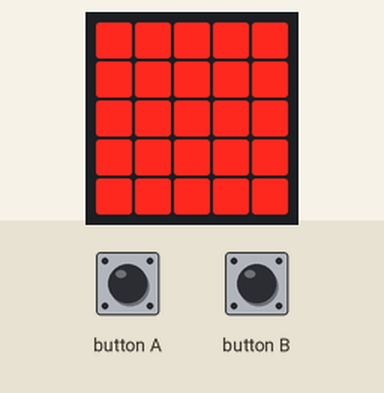
A program run on a simulated BBC micro:bit (MakeCode). Parts: the board's 5×5 LED display. Inputs (shaded band) come from the test bench. Random numbers come from a fixed seed.

Above: at 0.1 s.
4.2 s: button A pressed for 0.15 s
At 5.7 s:
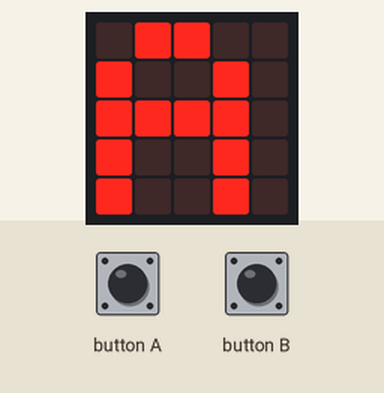
Timing chart, 0 to 7.2 s (numbered marks = the images above; inputs shaded):
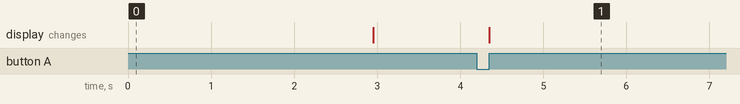

The program:

main.ts
```typescript
input.onButtonPressed(Button.A, function () {
    if (Game == true) {
        Game = false
        basic.showLeds(`
            . # # . .
            # . . # .
            # # # # .
            # . . # .
            # . . # .
            `)
    }
})
input.onButtonPressed(Button.B, function () {
    if (Game == true) {
        Game = false
        basic.showLeds(`
            # # . . .
            # . # . .
            # # # . .
            # . # . .
            # # . . .
            `)
    }
})
let Game = false
Game = false
basic.showLeds(`
    # # # # #
    # # # # #
    # # # # #
    # # # # #
    # # # # #
    `)
basic.pause(randint(2000, 5000))
Game = true
basic.clearScreen()
```

test.ts
```typescript
// Tady jsou testy. Při použití tohoto balíčku jako rozšíření nebude zkompilováno.
```

Measured:
- after the input at 4.2 s, the display: changes after 0.15 s (image 1)
